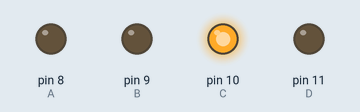
Recording of a sketch running on a simulated Arduino Uno, built with avr-gcc and run on an emulated ATmega328P. On the bench: output pins drawn as LEDs (lit = HIGH).

Above: at 3.4 s.
Timing chart, 0 to 6.4 s (numbered marks = the images above):
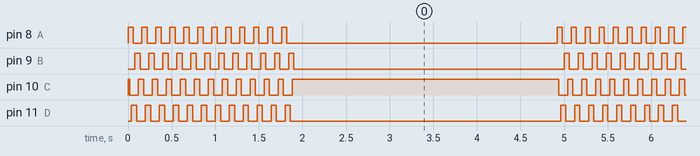

Measured:
- by itself, pin 8 (A), pin 9 (B), pin 10 (C), pin 11 (D): moves between LOW and HIGH, repeating every 4.9 s
- by itself, everything shown: repeats every 4.9 s, in 8 steps

The sketch:

half_expriment.ino
```cpp
const int A = 8;
const int B = 9;
const int C = 10;
const int D = 11;

int count = 12;

// speed at 20-500
const unsigned width = 20;

void setup() {
  pinMode(A, OUTPUT);
  pinMode(B, OUTPUT);
  pinMode(C, OUTPUT);
  pinMode(D, OUTPUT);
}

void loop() {

  while(count > 0)
  {
  digitalWrite(A, HIGH);//6
  digitalWrite(B, LOW);
  digitalWrite(C, HIGH);//6
  digitalWrite(D, LOW);
  delay(width);

  digitalWrite(A, HIGH);//12
  digitalWrite(B, LOW);
  digitalWrite(C, LOW);
  digitalWrite(D, LOW);
  delay(width);

  digitalWrite(A, HIGH);//6
  digitalWrite(B, LOW);
  digitalWrite(C, LOW);
  digitalWrite(D, HIGH);//6
  delay(width);

  digitalWrite(A, LOW);
  digitalWrite(B, LOW);
  digitalWrite(C, LOW);
  digitalWrite(D, HIGH);//12
  delay(width);

  digitalWrite(A, LOW);
  digitalWrite(B, HIGH);//6
  digitalWrite(C, LOW);
  digitalWrite(D, HIGH);//6
  delay(width);

  digitalWrite(A, LOW);
  digitalWrite(B, HIGH);//12
  digitalWrite(C, LOW);
  digitalWrite(D, LOW);
  delay(width);

  digitalWrite(A, LOW);
  digitalWrite(B, HIGH);//6
  digitalWrite(C, HIGH);//6
  digitalWrite(D, LOW);
  delay(width);

  digitalWrite(A, LOW);
  digitalWrite(B, LOW);
  digitalWrite(C, HIGH);//12
  digitalWrite(D, LOW);
  delay(width);

  --count;
}
  delay(3000);
  count = 12;

}
```
